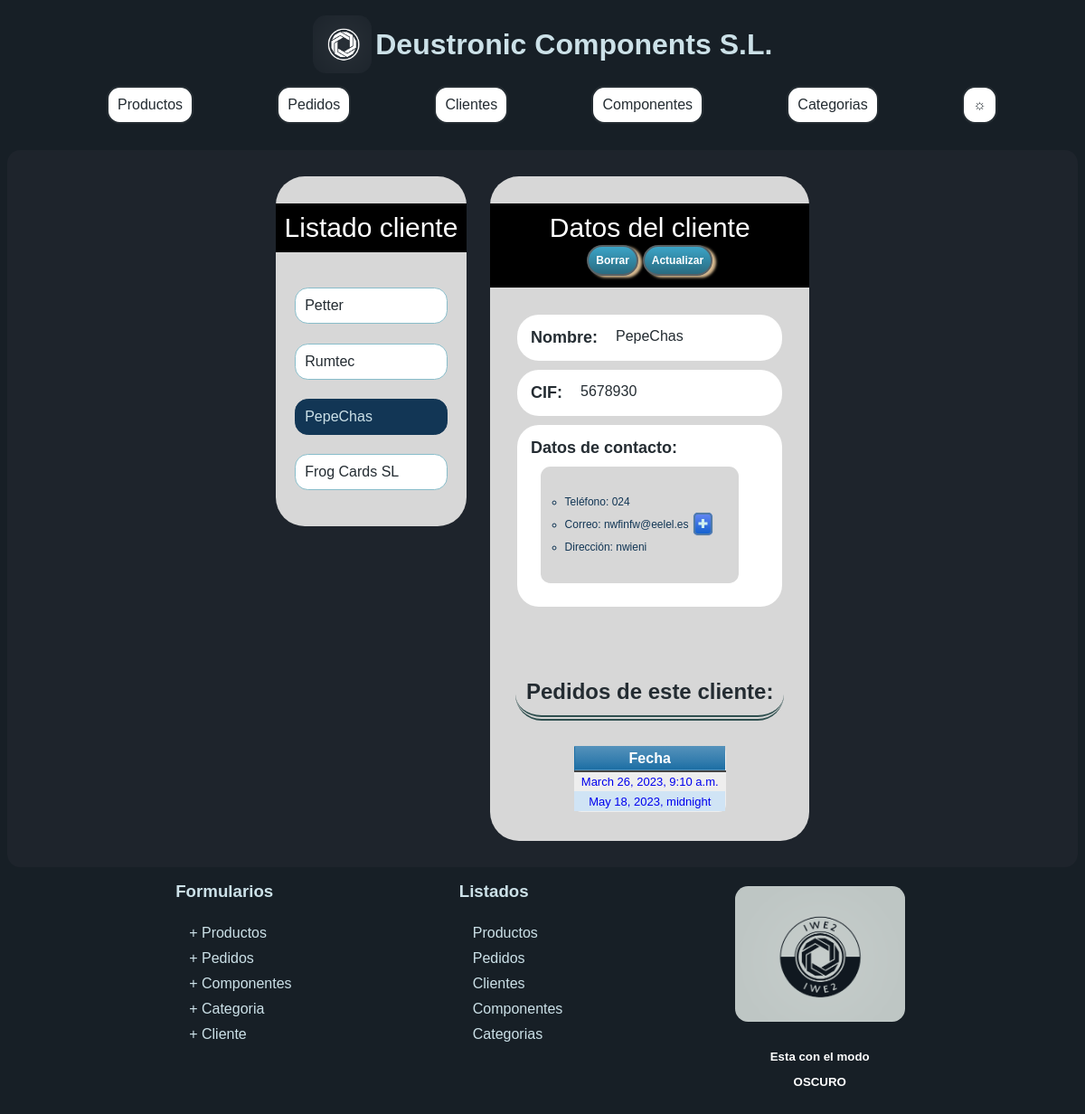
/appProyecto/clientes/6, run on the app's committed database.
### appProyecto/models.py (models this page shows, shortened)
class Cliente(models.Model):
    cif = models.CharField(max_length=100, unique=True)
    nombre = models.CharField(max_length=100)
    direccion = models.CharField(max_length=200)
    telefono = models.CharField(max_length=30)
    email = models.EmailField(max_length=200)

class Pedido(models.Model):
    id_cliente = models.ForeignKey(Cliente, on_delete=models.CASCADE)
    fecha = models.DateTimeField('Fecha de creacion')
    precio = models.FloatField(default=0)
    producto = models.ManyToManyField(Producto, through="Cantidad")

### appProyecto/views.py (the view)
class ClienteDetailView(DetailView):
    model = Cliente
    def get_context_data(self, **kwargs):
        context = super().get_context_data(**kwargs)
        context['pedidos'] = self.object.pedido_set.all()
        context['listaTodos'] = Cliente.objects.all()
        return context

### appProyecto/templates/appProyecto/cliente_detail.html (shortened to what this page needs)
{% extends "detalle.html" %}
{% block elemListado %} cliente {% endblock %}
{% block urlElemento %}
<a href="{% url 'detalle cliente' p.pk %}">
 {% if  p.id == cliente.id %}
<li style="
background-color: #123655;
color: #cce1e8;
border-color: #123655;
">{{ p.nombre }}</li>
{% else %}
<li>{{ p.nombre }}</li>
{% endif %}
</a>
{% endblock %}
{% block detalle %}
<div class="tituloProducto">
  Datos del cliente
  <div class="barraBtn">
    <a href="/appProyecto/clientes/{{cliente.id}}/delete/" class="button">
      Borrar
    </a>
    <a href="/appProyecto/clientes/{{cliente.id}}/update/" class="button">
      Actualizar
    </a>
  </div>
</div>
<div class="datosProducto">
  <div class="propiedadProducto">
    <div class="tituloPropiedad">Nombre:</div> {{ cliente.nombre}}
  </div>
  <div class="propiedadProducto">
    <div class="tituloPropiedad">CIF: </div> {{ cliente.cif}}
  </div>
  <div class="propiedadProducto columnaFlex">
    <div class="tituloPropiedad">
      Datos de contacto:</div>
    <div class="lista">
      <ul>
        <li>
          Teléfono: {{ cliente.telefono}}
        </li>
        <li>
          Correo: <span id="correoCliente" >
            {{ cliente.email}}
          </span><a id="btnCorreoCliente" class="buttonAccion">✚</a>
        </li>
        <li>
          Dirección: {{ cliente.direccion}}
        </li>
      </ul>
    </div>
  </div>
</div>
<div class="tablasList">
  <h2>Pedidos de este cliente:</h2>
{% if pedidos %}
<table class="blueTable">
  <thead>
    <tr>
      <th>Fecha</th>
    </tr>
  </thead>
  <tbody>
    {% for p in pedidos %}
    <tr>
      <td>
        <a href="{% url 'detalle pedido' p.pk %}"> {{ p.fecha }} </a>
      </td>
    </tr>
    {% endfor %}
  </tbody>
</table>
{% else %}
<div class="tituloPropiedad"> NO EXISTE NINGUN PEDIDO DE ESTE CLIENTE</div>
{% endif %}
</div>
{% endblock %}
{% block email %}
{% load static %}
{% endblock %}

### data on the page
Cliente: nombre "Petter"
Cliente: nombre "Rumtec"
Cliente: nombre "PepeChas", cif "5678930", telefono "024", email "nwfinfw@eelel.es", direccion "nwieni"
Cliente: nombre "Frog Cards SL"
Pedido: fecha "March 26, 2023, 9:10 a.m."
Pedido: fecha "May 18, 2023, midnight"
